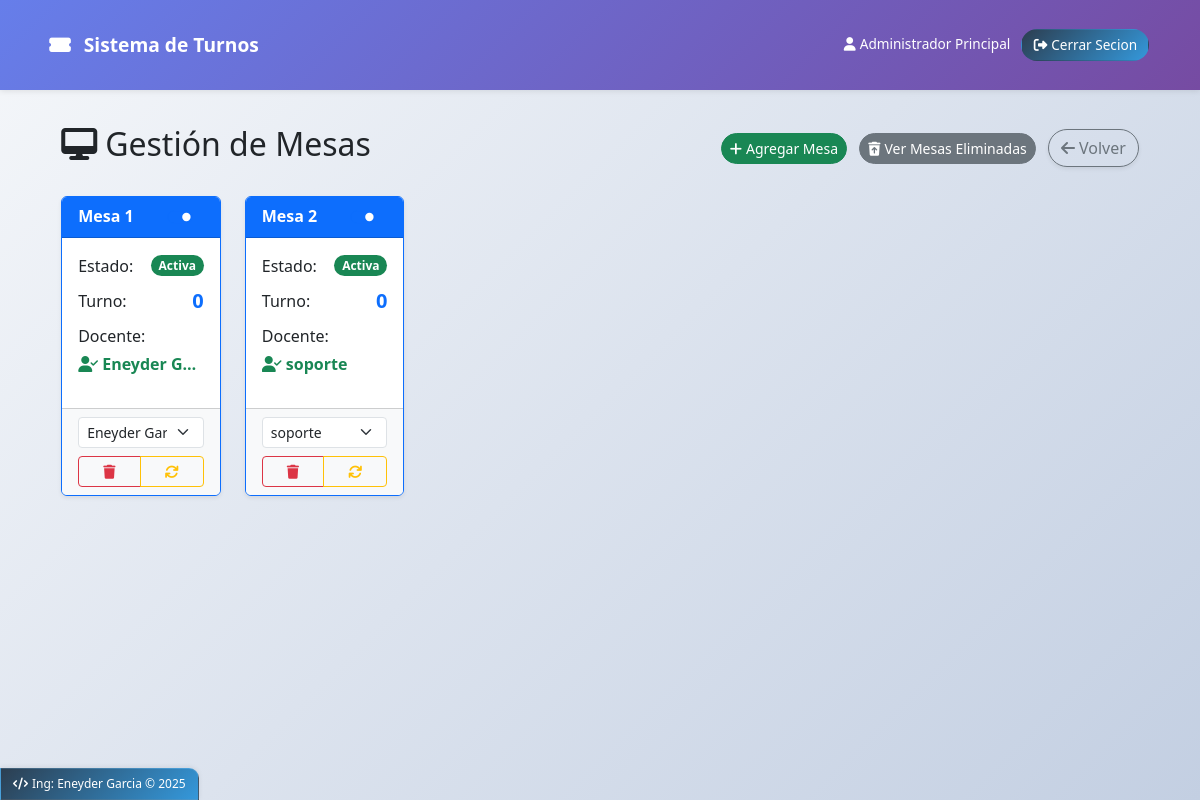
Screenshot of /admin/mesas (signed in) with the database file from the repository.
### models.py (models this page shows)
class Usuario(db.Model):
    __tablename__ = 'usuario'
    id = db.Column(db.Integer, primary_key=True)
    nombre = db.Column(db.String(100), nullable=False)
    email = db.Column(db.String(100), unique=True, nullable=False)
    password = db.Column(db.String(100), nullable=False)
    rol = db.Column(db.String(20), nullable=False)  # admin, docente
    activo = db.Column(db.Boolean, default=True)
    def to_dict(self):
        return {
            'id': self.id,
            'nombre': self.nombre,
            'email': self.email,
            'rol': self.rol,
            'activo': self.activo,
            'mesa_id': self.mesa_asignada.id if self.mesa_asignada else None,
            'mesa': self.mesa_asignada.numero if self.mesa_asignada else None
        }

### app.py (the view)
@app.route('/admin/mesas')
@login_required
@admin_required
def admin_mesas():
    mesas = Mesa.query.filter_by(eliminada=False).all()
    docentes = Usuario.query.filter_by(rol='docente', activo=True).all()
    for docente in docentes:
        docente_dict = docente.to_dict()
        docente_dict['asignado'] = docente_ya_asignado(docente.id)
    return render_template('admin/mesas.html',
                         mesas=[m.to_dict() for m in mesas],
                         docentes=[d.to_dict() for d in docentes])

### app.py (called while the page is built, shortened)
def docente_ya_asignado(docente_id):
    if not docente_id:
        return False
    mesa_asignada = Mesa.query.filter_by(
        docente_id=docente_id,
        activa=True,
        eliminada=False
    ).first()
    return mesa_asignada is not None

@app.context_processor
def inject_now():
    return {'now': datetime.now()}

def login_required(f):
    @wraps(f)
    def decorated_function(*args, **kwargs):
        if 'usuario' not in session:
            flash('Debes iniciar sesión para acceder a esta página', 'warning')
            return redirect(url_for('login'))
        return f(*args, **kwargs)
    return decorated_function

def admin_required(f):
    @wraps(f)
    def decorated_function(*args, **kwargs):
        if 'usuario' not in session or session['usuario'].get('rol') != 'admin':
            flash('No tienes permisos para acceder a esta página', 'danger')
            return redirect(url_for('index'))
        return f(*args, **kwargs)
    return decorated_function

def inicializar_base_datos():
    with app.app_context():
        db.create_all()

@app.before_request
def create_tables():
    inicializar_base_datos()

### models.py (called while the page is built)
    def to_dict(self):
        return {
            'id': self.id,
            'numero': self.numero,
            'turno_actual': self.turno_actual,
            'activa': self.activa,
            'docente_id': self.docente_id,
            'docente': self.docente.nombre if self.docente else None,
            'eliminada': self.eliminada  # INCLUIR EN EL DICT
        }

### templates/admin/mesas.html (shortened to what this page needs)
{% extends "base.html" %}
{% block content %}
<div class="container-fluid">
    <div class="d-flex justify-content-between align-items-center mb-4">
        <h2><i class="fas fa-desktop me-2"></i>Gestión de Mesas</h2>
        <div>
            <button class="btn btn-success btn-sm me-2 rounded-pill" onclick="crearMesa()">
                <i class="fas fa-plus me-1"></i>Agregar Mesa
            </button>
            <button class="btn btn-secondary btn-sm me-2 rounded-pill" data-bs-toggle="modal" data-bs-target="#mesasEliminadasModal">
                <i class="fas fa-trash-restore me-1"></i>Ver Mesas Eliminadas
            </button>
            <a href="{{ url_for('admin_dashboard') }}" class="btn btn-outline-secondary shadow-sm rounded-pill">
                <i class="fas fa-arrow-left me-1"></i>Volver
            </a>
        </div>
    </div>
    <div class="row" id="mesas-container">
        {% for mesa in mesas %}
        <div class="col-md-4 col-lg-3 col-xl-2 mb-4 mesa-card" id="mesa-{{ mesa.id }}">
            <div class="card h-100 shadow-sm border-{% if mesa.activa %}primary{% else %}secondary{% endif %}">
                <div class="card-header bg-{% if mesa.activa %}primary{% else %}secondary{% endif %} text-white d-flex justify-content-between align-items-center py-2">
                    <h6 class="card-title mb-0 fw-bold">Mesa {{ mesa.numero }}</h6>
                    <div class="form-check form-switch mb-0">
                        <input class="form-check-input" type="checkbox" {% if mesa.activa %}checked{% endif %}
                               onchange="toggleMesa({{ mesa.id }})" style="transform: scale(0.8);">
                    </div>
                </div>
                <div class="card-body py-3">
                    <div class="d-flex justify-content-between align-items-center mb-2">
                        <span class="fw-medium">Estado:</span>
                        {% if mesa.activa %}
                        <span class="badge bg-success rounded-pill">Activa</span>
                        {% else %}
                        <span class="badge bg-secondary rounded-pill">Inactiva</span>
                        {% endif %}
                    </div>
                    <div class="d-flex justify-content-between align-items-center mb-2">
                        <span class="fw-medium">Turno:</span>
                        <span class="fs-5 fw-bold text-primary">{{ mesa.turno_actual }}</span>
                    </div>
                    <div class="mb-3">
                        <span class="fw-medium d-block mb-1">Docente:</span>
                        {% if mesa.docente %}
                        <span class="text-success fw-semibold d-block text-truncate" style="max-width: 150px;" title="{{ mesa.docente }}">
                            <i class="fas fa-user-check me-1"></i>{{ mesa.docente }}
                        </span>
                        {% else %}
                        <span class="text-danger"><i class="fas fa-user-times me-1"></i>Sin asignar</span>
                        {% endif %}
                    </div>
                </div>
                <div class="card-footer bg-light py-2">
                    <select class="form-select form-select-sm mb-2 docente-select" id="docente-select-{{ mesa.id }}"
                            onchange="asignarDocente({{ mesa.id }})" {% if not mesa.activa %}disabled{% endif %}>
                        {% for docente in docentes %}
                        <option value="{{ docente.id }}"
                                {% if mesa.docente_id == docente.id %}selected{% endif %}
                                data-asignado="{{ 'true' if docente.asignado else 'false' }}"
                                data-mesa-actual="{{ mesa.id if mesa.docente_id == docente.id else '' }}">
                            {{ docente.nombre }}{% if docente.asignado and mesa.docente_id != docente.id %} (Asignado){% endif %}
                        </option>
                        {% endfor %}
                    </select>
                    <div class="btn-group w-100">
                        <button class="btn btn-outline-danger btn-sm" onclick="eliminarMesa({{ mesa.id }})" title="Eliminar mesa">
                            <i class="fas fa-trash"></i>
                        </button>
                        <button class="btn btn-outline-warning btn-sm" onclick="reiniciarTurno({{ mesa.id }})" title="Reiniciar turno">
                            <i class="fas fa-sync"></i>
                        </button>
                    </div>
                </div>
            </div>
        </div>
        {% endfor %}
    </div>
</div>
{% endblock %}

### templates/base.html (shortened to what this page needs)
<!DOCTYPE html>
<html lang="es">
<head>
    <link href="https://cdn.jsdelivr.net/npm/bootstrap@5.3.0/dist/css/bootstrap.min.css" rel="stylesheet">
    <link rel="stylesheet" href="https://cdnjs.cloudflare.com/ajax/libs/font-awesome/6.4.0/css/all.min.css">
</head>
<body>
    <nav class="navbar navbar-expand-lg navbar-dark">
        <div class="container">
            <a class="navbar-brand" href="{{ url_for('index') }}">
                <i class="fas fa-ticket-alt me-2"></i>
                Sistema de Turnos
            </a>
            <div class="collapse navbar-collapse" id="navbarNav">
                <ul class="navbar-nav ms-auto">
                    {% if session.usuario %}
                        <li class="nav-item">
                            <span class="nav-link text-white" style="border: none !important; background: none !important; padding: 0.3rem 0.5rem !important;">
                                <i class="fas fa-user me-1"></i>{{ session.usuario.nombre }}
                            </span>
                        </li>
                        <li class="nav-item">
                            <a class="nav-link nav-link-dark" href="{{ url_for('logout') }}">
                                <i class="fas fa-sign-out-alt me-1"></i>Cerrar Secion
                            </a>
                        </li>
                    {% endif %}
                </ul>
            </div>
        </div>
    </nav>
    <main class="container mt-3 fade-in">
        {% block content %}{% endblock %}
    </main>
    <footer class="custom-footer">
        <p class="mb-0">
            <i class="fas fa-code me-1"></i>Ing: Eneyder Garcia &copy; <span id="current-year"></span>
        </p>
    </footer>
</body>
</html>

### templates/base.html (style rules this page uses)
:root { --primary-gradient: linear-gradient(135deg, #667eea 0%, #764ba2 100%); --secondary-gradient: linear-gradient(135deg, #f093fb 0%, #f5576c 100%); --success-gradient: linear-gradient(135deg, #4facfe 0%, #00f2fe 100%); --dark-gradient: linear-gradient(135deg, #2c3e50 0%, #3498db 100%); }
body { display: flex; flex-direction: column; min-height: 100vh; position: relative; padding-bottom: 50px; background: linear-gradient(135deg, #f5f7fa 0%, #c3cfe2 100%); font-family: 'Segoe UI', Tahoma, Geneva, Verdana, sans-serif; }
main { flex: 1; }
.navbar { background: var(--primary-gradient) !important; box-shadow: 0 1px 6px rgba(0, 0, 0, 0.1); padding: 0.4rem 0; }
.navbar-brand { font-weight: 700; font-size: 1.2rem; }
.nav-link { font-weight: 500; padding: 0.3rem 0.7rem !important; border-radius: 18px; margin: 0 0.1rem; transition: all 0.2s ease; border: 1.5px solid transparent; font-size: 0.85rem; }
.nav-link-dark { background: var(--dark-gradient); color: white !important; }
.nav-link { position: relative; overflow: hidden; }
.nav-link::before { content: ''; position: absolute; top: 0; left: -100%; width: 100%; height: 100%; background: linear-gradient(90deg, transparent, rgba(255, 255, 255, 0.15), transparent); transition: 0.3s; }
.custom-footer { position: fixed; left: 0; bottom: 0; width: auto; background: var(--dark-gradient); padding: 6px 12px; border-top-right-radius: 10px; box-shadow: 0 -1px 5px rgba(0, 0, 0, 0.08); z-index: 1000; border: 1px solid rgba(255, 255, 255, 0.1); }
.custom-footer p { margin: 0; font-size: 0.75rem; color: white; font-weight: 500; }
.container { padding: 1.2rem; }
.fade-in { animation: fadeIn 0.3s ease-out; }

### rows the page displays
Usuario: usuario.nombre "Administrador Principal"
Usuario: numero "1", turno_actual "0", docente "Eneyder G…"
Usuario: numero "2", turno_actual "0", docente "soporte"

### other values shown
form field value "Eneyder Garcia"
form field value "soporte"
